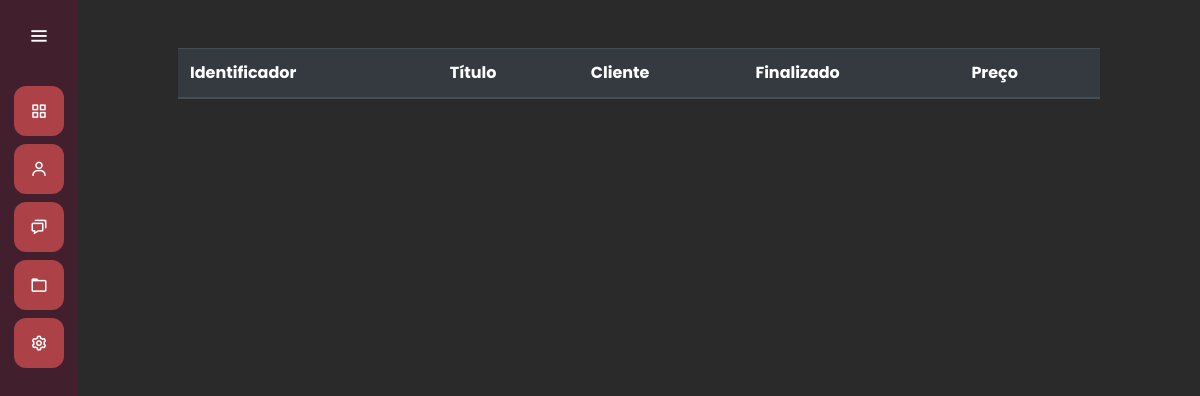
The page /servicos/listar_servico/ on the database as committed earlier.
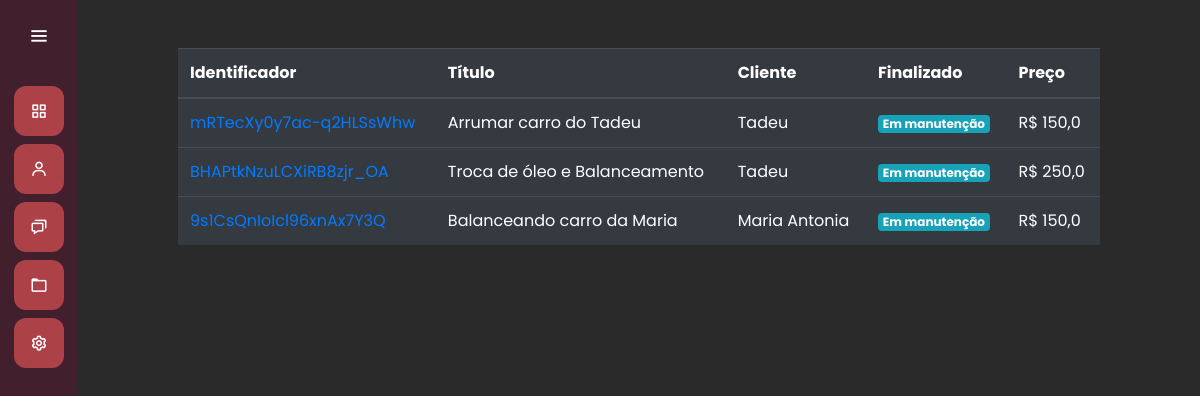
The same page on the database as committed later.
### servicos/models.py (models this page shows, shortened)
class Servico(models.Model):
    titulo = models.CharField(max_length=30)
    cliente = models.ForeignKey(Cliente, on_delete=models.SET_NULL, null=True)
    categoria_manutencao = models.ManyToManyField(CategoriaManutencao)
    data_inicio = models.DateField(null=True)
    data_entrega = models.DateField(null=True)
    finalizado = models.BooleanField(default=False)
    protocolo = models.CharField(max_length=52, null=True, blank=True)
    identificador = models.CharField(max_length=24, blank=True, null=True)
    def preco_total(self):
        preco_total = float(0)
        for categoria in self.categoria_manutencao.all():
            preco_total += float(categoria.preco)
        return preco_total

class CategoriaManutencao(models.Model):
    titulo = models.CharField(max_length=3, choices=ChoicesCategoriaManutencao.choices)
    preco = models.DecimalField(max_digits=8, decimal_places=2)

### clientes/models.py (models this page shows)
class Cliente(models.Model):
    nome = models.CharField(max_length=50)
    sobrenome = models.CharField(max_length=50)
    email = models.EmailField(max_length=50)
    cpf = models.CharField(max_length=12)
    def __str__(self):
        return self.nome

### servicos/views.py (the view)
# urls.py: path('listar_servico/', views.listar_servico, name='listar_servico'),
def listar_servico(request):
    if request.method == 'GET':
        servicos = Servico.objects.all()
        return render(request, 'servicos/listar_servico.html', {"servicos": servicos})

### servicos/templates/servicos/listar_servico.html
{% extends 'base.html' %}
{% load static %}
{% block 'head' %}
<link rel="stylesheet" href="{% static 'clientes/css/clientes.css' %}">
<link rel="stylesheet" href="{% static 'servicos/css/listar_servico.css' %}">
{% endblock %}
{% block 'dashboard' %}
    <br><br>
    <div class="container-fluid distanciamento">
        <table class="table table-dark">
            <thead>
              <tr>
                <th scope="col">Identificador</th>
                <th scope="col">Título</th>
                <th scope="col">Cliente</th>
                <th scope="col">Finalizado</th>
                <th scope="col">Preço</th>
              </tr>
            </thead>
            <tbody>
                {% for servico in servicos %}
                    <tr>
                        <td><a href="{% url 'servico' servico.identificador %}">{{servico.identificador}}</a></td>
                        <td>{{servico.titulo}}</td>
                        <td>{{servico.cliente}}</td>
                        <td>
                            {% if servico.finalizado %}
                                <span class="badge badge-success">Finalizado</span>
                            {% else %}
                                <span class="badge badge-info">Em manutenção</span>
                            {% endif %}
                        </td>
                        <td>R$ {{servico.preco_total}}</td>
                    </tr>
                {% endfor %}
            </tbody>
          </table>
    </div>
{% endblock %}

### templates/base.html (shortened to what this page needs)
{% load static %}
<!doctype html>
<html lang="pt-BR">
<head>
    <link rel="stylesheet" href="https://cdn.jsdelivr.net/npm/bootstrap@4.6.1/dist/css/bootstrap.min.css">
    <link rel="stylesheet" href="{% static 'general/css/base.css' %}">
    <link rel="stylesheet" href="{% static 'general/css/general.css' %}">
    <link href='https://unpkg.com/boxicons@2.0.7/css/boxicons.min.css' rel='stylesheet'>
    {% block 'head' %}{% endblock %}
</head>
<body>
    <div class="sidebar">
        <div class="logo-details">
            <i class='bx bx-menu' id="btn"></i>
        </div>
        <ul class="nav-list">
            <li>
                <a href="{% url 'home' %}">
                    <i class='bx bx-grid-alt'></i>
                </a>
            </li>
            <li>
                <a href="{% url 'clientes' %}">
                    <i class='bx bx-user'></i>
                </a>
            </li>
            <li>
                <a href="{% url 'listar_servico' %}">
                    <i class='bx bx-chat'></i>
                </a>
            </li>
            <li>
                <a href="#">
                    <i class='bx bx-folder'></i>
                </a>
            </li>
            <li>
                <a href="#">
                    <i class='bx bx-cog'></i>
                </a>
            </li>
        </ul>
    </div>
    <section class="home-section">
        {% block 'dashboard'%}
        {% endblock %}
    </section>
</body>
</html>

### templates/static/general/css/base.css (style rules this page uses)
* { margin: 0; padding: 0; box-sizing: border-box; font-family: "Poppins", sans-serif; }
.sidebar { position: fixed; left: 0; top: 0; height: 100%; width: 78px; background: var(--dark-color); padding: 6px 14px; z-index: 99; transition: all 0.5s ease; }
.sidebar .logo-details { height: 60px; display: flex; align-items: center; position: relative; }
.sidebar .logo-details #btn { position: absolute; top: 50%; right: 0; transform: translateY(-50%); font-size: 22px; transition: all 0.4s ease; font-size: 23px; text-align: center; cursor: pointer; transition: all 0.5s ease; }
.sidebar i { color: #fff; height: 60px; min-width: 50px; font-size: 28px; text-align: center; line-height: 60px; }
.sidebar .nav-list { margin-top: 20px; height: 100%; }
.sidebar li { position: relative; margin: 8px 0; list-style: none; }
.sidebar li a { display: flex; height: 100%; width: 100%; border-radius: 12px; align-items: center; text-decoration: none; transition: all 0.4s ease; background: var(--main-color); }
.sidebar li i { height: 50px; line-height: 50px; font-size: 18px; border-radius: 12px; }
.home-section { position: relative; min-height: 100vh; top: 0; background: #2A2A2A; left: 78px; color: white; width: calc(100% - 78px); transition: all 0.5s ease; z-index: 2; }

### templates/static/general/css/general.css (style rules this page uses)
:root { --main-color: #ac4147; --dark-color: #411f2d; --light-color: #ffc27f; --contrast-color: #f88863; --differential-color: #ffe29a; }

### templates/static/servicos/css/listar_servico.css (style rules this page uses)
.distanciamento { padding-left: 100px; padding-right: 100px; }

Rows that differ between the two databases and show on the page:
added Servico: identificador "mRTecXy0y7ac-q2HLSsWhw", titulo "Arrumar carro do Tadeu", cliente "Tadeu", finalizado "Em manutenção", preco_total "150,0"
added Servico: identificador "BHAPtkNzuLCXiRB8zjr_OA", titulo "Troca de óleo e Balanceamento", cliente "Tadeu", finalizado "Em manutenção", preco_total "250,0"
added Servico: identificador "9s1CsQnIoIcl96xnAx7Y3Q", titulo "Balanceando carro da Maria", cliente "Maria Antonia", finalizado "Em manutenção", preco_total "150,0"
